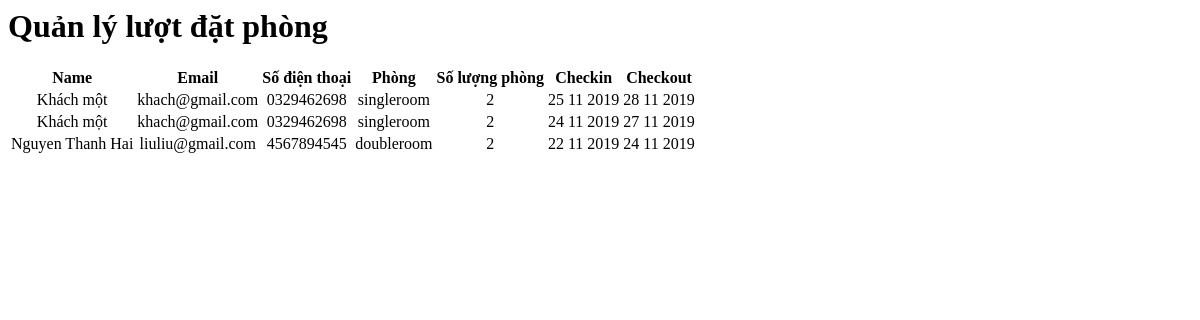
Screenshot of /Admin/adminorder.php (signed in) with the database file from the repository.
### tables this page shows
CREATE TABLE `info` (
  `id_info` int(11) NOT NULL,
  `name` varchar(50) NOT NULL,
  `price` int(11) NOT NULL,
  `nameuser` varchar(254) NOT NULL,
  `email` varchar(250) NOT NULL,
  `phone` varchar(250) NOT NULL,
  `checkin` char(50) NOT NULL,
  `checkout` char(50) NOT NULL,
  `brand` varchar(50) NOT NULL,
  `soluong` int(11) NOT NULL
);

### Admin/adminorder.php (the view, shortened to what this page needs)
<div class="container-fluid">
    <h1 class="text-center">Quản lý lượt đặt phòng</h1>
    <div class="table-responsive">
        <table class="table table-hover ">
            <thead class="thead-dark">
                <tr>
                    <th>Name</th>
                    <th>Email</th>
                    <th>Số điện thoại</th>
                    <th>Phòng</th>
                    <th>Số lượng phòng</th>
                    <th>Checkin</th>
					<th>Checkout</th>
                </tr>
            </thead>
            <tbody>
                <?php
				require_once("../conn.php");
				$sql = "SELECT * FROM info";
				$result = $conn->query($sql);
				if ($result->num_rows > 0) {
					while($row = $result->fetch_assoc()) {
				?>
						<tr class="item">
							<td><?php echo $row["nameuser"]?></td>
							<td><?php echo $row["email"]?></td>
							<td><?php echo $row["phone"]?></td>
							<td><?php echo $row["brand"]?></td>
							<td><?php echo $row["soluong"]?></td>
							<td><?php echo $row["checkin"]?></td>
							<td><?php echo $row["checkout"]?></td>
						</tr>
				<?php
					}
				}
				?>
            </tbody>
        </table>
    </div>
</div>

### Admin/adminorder.php (style rules this page uses)
th, td { text-align: center; }

### rows the page displays
info: nameuser "Khách một", email "khach@gmail.com", phone "0329462698", brand "singleroom", soluong "2", checkin "25 11 2019", checkout "28 11 2019"
info: nameuser "Khách một", email "khach@gmail.com", phone "0329462698", brand "singleroom", soluong "2", checkin "24 11 2019", checkout "27 11 2019"
info: nameuser "Nguyen Thanh Hai", email "liuliu@gmail.com", phone "4567894545", brand "doubleroom", soluong "2", checkin "22 11 2019", checkout "24 11 2019"
